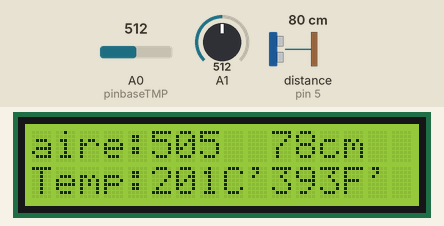
A sketch run on a simulated Arduino Uno, built with avr-gcc and run on an emulated ATmega328P. Parts: 16×2 character LCD. Wiring (inferred from the names in the program): ultrasonic range finder: trigger pin 6; echo pin 5. The inputs (shaded band) are chosen by the test bench; at power-on: A0 (pinbaseTMP) = 512, distance to the obstacle (sensor on pin 5) 80 cm, A1 = 512. The echo pulse lasts 58.3 µs per cm.

Above: at 1.2 s.
1.3 s: A0 (pinbaseTMP) set to 321
At 2.1 s:
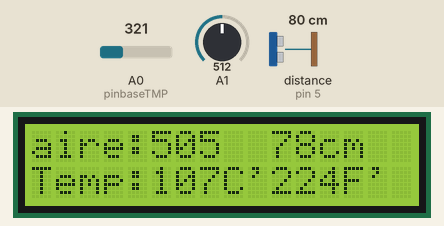
2.8 s: A0 (pinbaseTMP) set to 288
At 3.4 s:
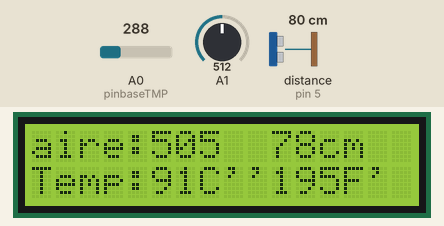
4.3 s: A0 (pinbaseTMP) set to 194
At 5.1 s:
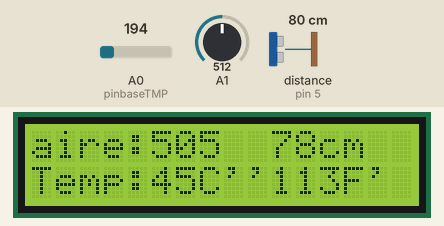
5.8 s: A0 (pinbaseTMP) set to 172
At 7.0 s:
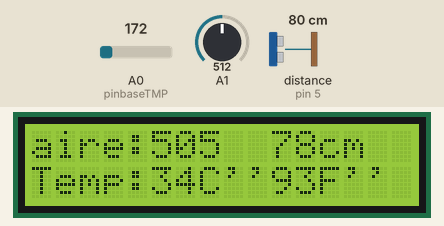
7.3 s: distance to the obstacle (sensor on pin 5) set to 2 cm
At 8.3 s:
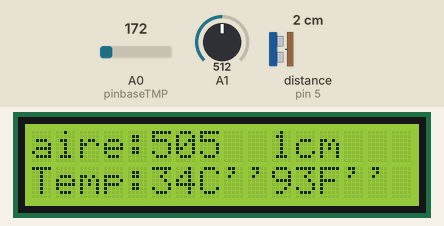
8.8 s: A1 set to 716
At 9.6 s:
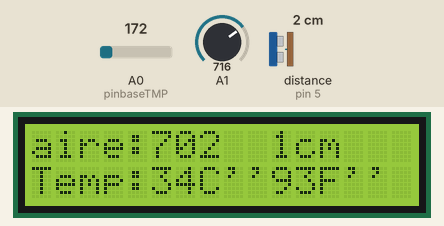
Timing chart, 0 to 11.3 s (numbered marks = the images above; inputs shaded):
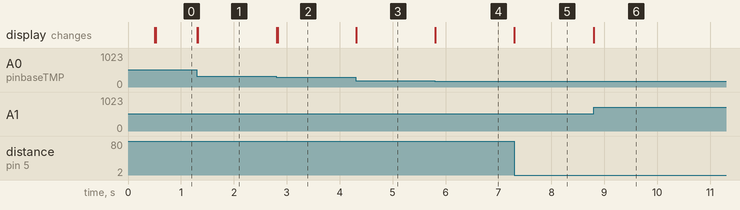

Measured:
- the behaviour switches between 306 and 305 on A0 (pinbaseTMP) (found by bisection; images 1 and 2)
- the behaviour switches between 180 and 179 on A0 (pinbaseTMP) (found by bisection; images 3 and 4)
- after the input at 1.3 s, the display: changes at once (image 1)
- after the input at 2.8 s, the display: changes at once (image 2)
- after the input at 4.3 s, the display: changes at once (image 3)
- after the input at 5.8 s, the display: changes at once (image 4)
- after the input at 7.3 s, the display: changes at once (image 5)
- after the input at 8.8 s, the display: changes at once (image 6)

The sketch:

Codigo_ProyectoFinal.ino
```cpp
//incluimos librería para el LCD:
#include <LiquidCrystal.h>

// declarar pantalla LCD y asignar pines RS=12 E=11 DB4=5 DB5=4 DB6=3 DB7=2
LiquidCrystal lcd(12, 7, 11, 10, 9, 8);


unsigned long tiempoAhora = 0;
//variable para la lectura analógica de gas
int valor_Gas;
//variable para lectura de temperatura
int baselineTemp = 0;
int celsius = 0;
int fahrenheit = 0;

//sensor ultrasonico
const int trigPin = 6;
const int echoPin = 5;
long tiempo;
int distanciaCm;


void setup() {
  // iniciar pantalla indicando número de columnas(columns) y filas(rows)
  lcd.begin(16, 2);
  //escribimos título en la posición 0,0
  lcd.setCursor(0,0);
  lcd.print("aire:");// calidad del aire

  pinMode(A0, INPUT);// pinbaseTMP
  lcd.setCursor(0,1);
  lcd.print("Temp: ");//nivel de temperatura

  pinMode(trigPin, OUTPUT);
  pinMode(echoPin, INPUT);

}

void loop() {
  tiempo = millis();
  valor_Gas = map(analogRead(A1),0,1023,10,1000);// valor entre 0 y 1023
  lcd.setCursor(5, 0);
  lcd.print(valor_Gas);
  //delay(500);
  while (millis() < tiempoAhora + 500){
    /* ESPERA */
  }

  //temperatura
  baselineTemp = 40;

  celsius = map(((analogRead(A0) - 20) * 3.04), 0, 1023, -40, 125);//mapa para obtener la temperatura matemáticamente. Significa 0 = -40 grados y 1023 = 125 grados

   fahrenheit = ((celsius * 9) / 5 + 32);
  lcd.setCursor(5, 1);
  lcd.print(celsius);
  lcd.print("C'");
  lcd.setCursor(10, 1);
  lcd.print(fahrenheit);
  lcd.print("F'");


digitalWrite(trigPin, LOW);
delayMicroseconds(2);
digitalWrite(trigPin, HIGH);
delayMicroseconds(10);
digitalWrite(trigPin, LOW);

tiempo = pulseIn(echoPin, HIGH);
distanciaCm= tiempo*0.034/2;


lcd.setCursor(10,0); // Definimos en que parte de ka pantalla mostrara la distancia


lcd.print(distanciaCm); // Mustra la distancia en la pantalla LCD
lcd.print("cm ");
//delay(10);
while (millis() < tiempoAhora + 10){
    /* ESPERA */
  }


}
```
